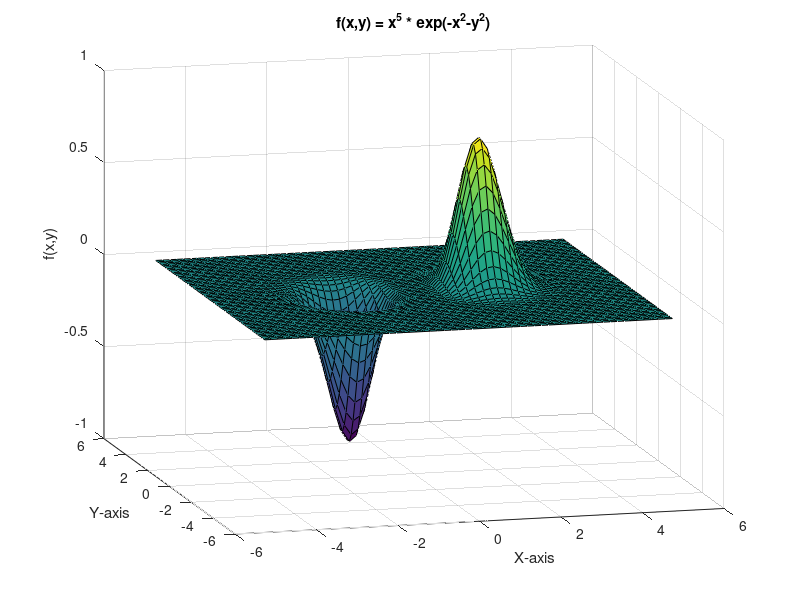

Write MATLAB code to recreate this figure.
%Lab 2 Task 1
%Theodoros Lioupis AEM 9733

clear all;
close all;
clc;

%% plotting f(x,y) = x^5*exp(-x^2-y^2)
start = -5;
stop = 5;
n = 60;
[x,y] = meshgrid(linspace(start,stop,n),linspace(start,stop,n));
fxy = x.^5.*exp(-x.^2-y.^2);
surf(x,y,fxy);
title('f(x,y) = x^5 * exp(-x^2-y^2)');
view(-15,15);
xlabel('X-axis');
ylabel('Y-axis');
zlabel('f(x,y)');
